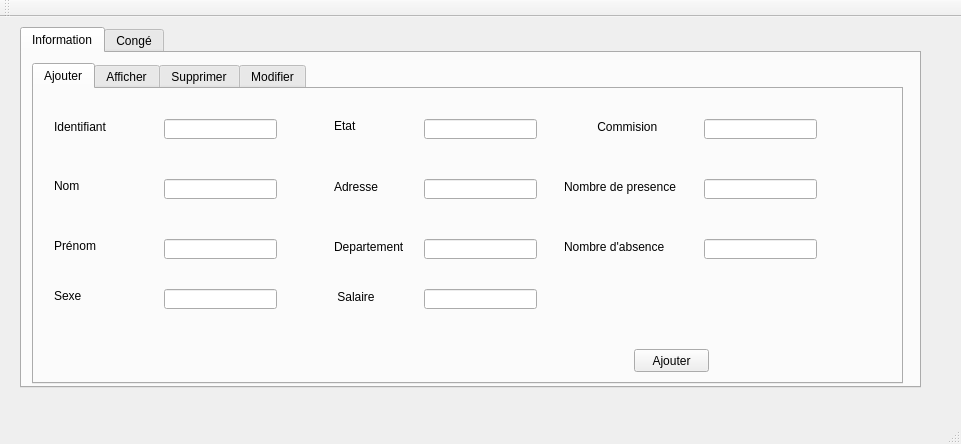
<?xml version="1.0" encoding="UTF-8"?>
<ui version="4.0">
 <class>MainWindow</class>
 <widget class="QMainWindow" name="MainWindow">
  <property name="geometry">
   <rect>
    <x>0</x>
    <y>0</y>
    <width>961</width>
    <height>444</height>
   </rect>
  </property>
  <property name="windowTitle">
   <string>Gestion du personnel</string>
  </property>
  <widget class="QWidget" name="centralWidget">
   <widget class="QTabWidget" name="tabWidget_2">
    <property name="geometry">
     <rect>
      <x>20</x>
      <y>10</y>
      <width>901</width>
      <height>361</height>
     </rect>
    </property>
    <property name="font">
     <font>
      <family>MS Sans Serif</family>
     </font>
    </property>
    <property name="currentIndex">
     <number>0</number>
    </property>
    <widget class="QWidget" name="tab_4">
     <attribute name="title">
      <string>Information</string>
     </attribute>
     <widget class="QTabWidget" name="tabWidget">
      <property name="geometry">
       <rect>
        <x>10</x>
        <y>10</y>
        <width>871</width>
        <height>321</height>
       </rect>
      </property>
      <property name="font">
       <font>
        <family>MS Sans Serif</family>
       </font>
      </property>
      <property name="focusPolicy">
       <enum>Qt::NoFocus</enum>
      </property>
      <property name="currentIndex">
       <number>0</number>
      </property>
      <widget class="QWidget" name="tab">
       <attribute name="title">
        <string>Ajouter</string>
       </attribute>
       <widget class="QLabel" name="label">
        <property name="geometry">
         <rect>
          <x>20</x>
          <y>30</y>
          <width>61</width>
          <height>16</height>
         </rect>
        </property>
        <property name="focusPolicy">
         <enum>Qt::ClickFocus</enum>
        </property>
        <property name="text">
         <string>Identifiant</string>
        </property>
       </widget>
       <widget class="QLabel" name="label_2">
        <property name="geometry">
         <rect>
          <x>20</x>
          <y>90</y>
          <width>47</width>
          <height>13</height>
         </rect>
        </property>
        <property name="text">
         <string>Nom</string>
        </property>
       </widget>
       <widget class="QLabel" name="label_3">
        <property name="geometry">
         <rect>
          <x>20</x>
          <y>150</y>
          <width>47</width>
          <height>13</height>
         </rect>
        </property>
        <property name="text">
         <string>Prénom</string>
        </property>
       </widget>
       <widget class="QLineEdit" name="lineEdit_id">
        <property name="geometry">
         <rect>
          <x>130</x>
          <y>30</y>
          <width>113</width>
          <height>20</height>
         </rect>
        </property>
       </widget>
       <widget class="QLineEdit" name="lineEdit_nom">
        <property name="geometry">
         <rect>
          <x>130</x>
          <y>90</y>
          <width>113</width>
          <height>20</height>
         </rect>
        </property>
       </widget>
       <widget class="QLineEdit" name="lineEdit_prenom">
        <property name="geometry">
         <rect>
          <x>130</x>
          <y>150</y>
          <width>113</width>
          <height>20</height>
         </rect>
        </property>
       </widget>
       <widget class="QPushButton" name="pb_ajouter">
        <property name="geometry">
         <rect>
          <x>600</x>
          <y>260</y>
          <width>75</width>
          <height>23</height>
         </rect>
        </property>
        <property name="text">
         <string>Ajouter</string>
        </property>
       </widget>
       <widget class="QLineEdit" name="lineEdit_sexe">
        <property name="geometry">
         <rect>
          <x>130</x>
          <y>200</y>
          <width>113</width>
          <height>20</height>
         </rect>
        </property>
       </widget>
       <widget class="QLabel" name="label_5">
        <property name="geometry">
         <rect>
          <x>20</x>
          <y>200</y>
          <width>47</width>
          <height>13</height>
         </rect>
        </property>
        <property name="text">
         <string>Sexe</string>
        </property>
       </widget>
       <widget class="QLineEdit" name="lineEdit_etat">
        <property name="geometry">
         <rect>
          <x>390</x>
          <y>30</y>
          <width>113</width>
          <height>20</height>
         </rect>
        </property>
       </widget>
       <widget class="QLabel" name="label_6">
        <property name="geometry">
         <rect>
          <x>300</x>
          <y>30</y>
          <width>47</width>
          <height>13</height>
         </rect>
        </property>
        <property name="text">
         <string>Etat </string>
        </property>
       </widget>
       <widget class="QLineEdit" name="lineEdit_adresse">
        <property name="geometry">
         <rect>
          <x>390</x>
          <y>90</y>
          <width>113</width>
          <height>20</height>
         </rect>
        </property>
       </widget>
       <widget class="QLabel" name="label_7">
        <property name="geometry">
         <rect>
          <x>300</x>
          <y>90</y>
          <width>71</width>
          <height>16</height>
         </rect>
        </property>
        <property name="text">
         <string>Adresse</string>
        </property>
       </widget>
       <widget class="QLineEdit" name="lineEdit_departement">
        <property name="geometry">
         <rect>
          <x>390</x>
          <y>150</y>
          <width>113</width>
          <height>20</height>
         </rect>
        </property>
       </widget>
       <widget class="QLabel" name="label_8">
        <property name="geometry">
         <rect>
          <x>300</x>
          <y>150</y>
          <width>91</width>
          <height>16</height>
         </rect>
        </property>
        <property name="text">
         <string>Departement</string>
        </property>
       </widget>
       <widget class="QLineEdit" name="lineEdit_salaire">
        <property name="geometry">
         <rect>
          <x>390</x>
          <y>200</y>
          <width>113</width>
          <height>20</height>
         </rect>
        </property>
       </widget>
       <widget class="QLabel" name="label_9">
        <property name="geometry">
         <rect>
          <x>300</x>
          <y>200</y>
          <width>71</width>
          <height>16</height>
         </rect>
        </property>
        <property name="text">
         <string> Salaire</string>
        </property>
       </widget>
       <widget class="QLineEdit" name="lineEdit_commision">
        <property name="geometry">
         <rect>
          <x>670</x>
          <y>30</y>
          <width>113</width>
          <height>20</height>
         </rect>
        </property>
       </widget>
       <widget class="QLineEdit" name="lineEdit_nbr_prs">
        <property name="geometry">
         <rect>
          <x>670</x>
          <y>90</y>
          <width>113</width>
          <height>20</height>
         </rect>
        </property>
       </widget>
       <widget class="QLineEdit" name="lineEdit_nbr_abs">
        <property name="geometry">
         <rect>
          <x>670</x>
          <y>150</y>
          <width>113</width>
          <height>20</height>
         </rect>
        </property>
       </widget>
       <widget class="QLabel" name="label_10">
        <property name="geometry">
         <rect>
          <x>560</x>
          <y>30</y>
          <width>71</width>
          <height>16</height>
         </rect>
        </property>
        <property name="text">
         <string> Commision</string>
        </property>
       </widget>
       <widget class="QLabel" name="label_11">
        <property name="geometry">
         <rect>
          <x>530</x>
          <y>90</y>
          <width>131</width>
          <height>16</height>
         </rect>
        </property>
        <property name="text">
         <string>Nombre de presence</string>
        </property>
       </widget>
       <widget class="QLabel" name="label_12">
        <property name="geometry">
         <rect>
          <x>530</x>
          <y>150</y>
          <width>141</width>
          <height>16</height>
         </rect>
        </property>
        <property name="text">
         <string>Nombre d'absence</string>
        </property>
       </widget>
       <widget class="QLabel" name="label_37">
        <property name="geometry">
         <rect>
          <x>0</x>
          <y>-10</y>
          <width>881</width>
          <height>351</height>
         </rect>
        </property>
        <property name="text">
         <string/>
        </property>
        <property name="pixmap">
         <pixmap>background.jpg</pixmap>
        </property>
       </widget>
       <zorder>label_37</zorder>
       <zorder>label</zorder>
       <zorder>label_2</zorder>
       <zorder>label_3</zorder>
       <zorder>lineEdit_id</zorder>
       <zorder>lineEdit_nom</zorder>
       <zorder>lineEdit_prenom</zorder>
       <zorder>pb_ajouter</zorder>
       <zorder>lineEdit_sexe</zorder>
       <zorder>label_5</zorder>
       <zorder>lineEdit_etat</zorder>
       <zorder>label_6</zorder>
       <zorder>lineEdit_adresse</zorder>
       <zorder>label_7</zorder>
       <zorder>lineEdit_departement</zorder>
       <zorder>label_8</zorder>
       <zorder>lineEdit_salaire</zorder>
       <zorder>label_9</zorder>
       <zorder>lineEdit_commision</zorder>
       <zorder>lineEdit_nbr_prs</zorder>
       <zorder>lineEdit_nbr_abs</zorder>
       <zorder>label_10</zorder>
       <zorder>label_11</zorder>
       <zorder>label_12</zorder>
      </widget>
      <widget class="QWidget" name="tab_2">
       <attribute name="title">
        <string>Afficher</string>
       </attribute>
       <widget class="QTableView" name="tabinformation">
        <property name="geometry">
         <rect>
          <x>10</x>
          <y>10</y>
          <width>841</width>
          <height>191</height>
         </rect>
        </property>
       </widget>
       <widget class="QLabel" name="label_20">
        <property name="geometry">
         <rect>
          <x>20</x>
          <y>230</y>
          <width>111</width>
          <height>20</height>
         </rect>
        </property>
        <property name="text">
         <string>Recherche par ID</string>
        </property>
       </widget>
       <widget class="QPushButton" name="pushButton_3">
        <property name="geometry">
         <rect>
          <x>270</x>
          <y>230</y>
          <width>91</width>
          <height>23</height>
         </rect>
        </property>
        <property name="text">
         <string>Rrecherche</string>
        </property>
       </widget>
       <widget class="QLineEdit" name="lineEdit_information">
        <property name="geometry">
         <rect>
          <x>130</x>
          <y>230</y>
          <width>113</width>
          <height>20</height>
         </rect>
        </property>
       </widget>
       <widget class="QPushButton" name="pushButton_5">
        <property name="geometry">
         <rect>
          <x>380</x>
          <y>230</y>
          <width>75</width>
          <height>23</height>
         </rect>
        </property>
        <property name="text">
         <string>TRI PAR ID</string>
        </property>
       </widget>
       <widget class="QLabel" name="label_38">
        <property name="geometry">
         <rect>
          <x>-4</x>
          <y>-8</y>
          <width>871</width>
          <height>311</height>
         </rect>
        </property>
        <property name="text">
         <string/>
        </property>
        <property name="pixmap">
         <pixmap>background.jpg</pixmap>
        </property>
       </widget>
       <zorder>label_38</zorder>
       <zorder>tabinformation</zorder>
       <zorder>label_20</zorder>
       <zorder>pushButton_3</zorder>
       <zorder>lineEdit_information</zorder>
       <zorder>pushButton_5</zorder>
      </widget>
      <widget class="QWidget" name="tab_3">
       <attribute name="title">
        <string>Supprimer</string>
       </attribute>
       <widget class="QLineEdit" name="lineEdit_id_2">
        <property name="geometry">
         <rect>
          <x>140</x>
          <y>30</y>
          <width>113</width>
          <height>20</height>
         </rect>
        </property>
       </widget>
       <widget class="QLabel" name="label_4">
        <property name="geometry">
         <rect>
          <x>20</x>
          <y>30</y>
          <width>61</width>
          <height>16</height>
         </rect>
        </property>
        <property name="text">
         <string>Identifiant</string>
        </property>
       </widget>
       <widget class="QPushButton" name="pb_supprimer">
        <property name="geometry">
         <rect>
          <x>240</x>
          <y>140</y>
          <width>75</width>
          <height>23</height>
         </rect>
        </property>
        <property name="text">
         <string>Supprimer</string>
        </property>
       </widget>
       <widget class="QLabel" name="label_39">
        <property name="geometry">
         <rect>
          <x>-4</x>
          <y>-8</y>
          <width>871</width>
          <height>311</height>
         </rect>
        </property>
        <property name="text">
         <string/>
        </property>
        <property name="pixmap">
         <pixmap>background.jpg</pixmap>
        </property>
       </widget>
       <zorder>label_39</zorder>
       <zorder>lineEdit_id_2</zorder>
       <zorder>label_4</zorder>
       <zorder>pb_supprimer</zorder>
      </widget>
      <widget class="QWidget" name="tab_9">
       <attribute name="title">
        <string>Modifier</string>
       </attribute>
       <widget class="QLineEdit" name="lineEdit">
        <property name="geometry">
         <rect>
          <x>130</x>
          <y>20</y>
          <width>113</width>
          <height>20</height>
         </rect>
        </property>
       </widget>
       <widget class="QLineEdit" name="lineEdit_2">
        <property name="geometry">
         <rect>
          <x>130</x>
          <y>50</y>
          <width>113</width>
          <height>20</height>
         </rect>
        </property>
       </widget>
       <widget class="QLineEdit" name="lineEdit_3">
        <property name="geometry">
         <rect>
          <x>130</x>
          <y>80</y>
          <width>113</width>
          <height>20</height>
         </rect>
        </property>
       </widget>
       <widget class="QLineEdit" name="lineEdit_4">
        <property name="geometry">
         <rect>
          <x>130</x>
          <y>110</y>
          <width>113</width>
          <height>20</height>
         </rect>
        </property>
       </widget>
       <widget class="QLineEdit" name="lineEdit_10">
        <property name="geometry">
         <rect>
          <x>520</x>
          <y>130</y>
          <width>113</width>
          <height>20</height>
         </rect>
        </property>
       </widget>
       <widget class="QLineEdit" name="lineEdit_9">
        <property name="geometry">
         <rect>
          <x>520</x>
          <y>100</y>
          <width>113</width>
          <height>20</height>
         </rect>
        </property>
       </widget>
       <widget class="QLineEdit" name="lineEdit_8">
        <property name="geometry">
         <rect>
          <x>520</x>
          <y>70</y>
          <width>113</width>
          <height>20</height>
         </rect>
        </property>
       </widget>
       <widget class="QLineEdit" name="lineEdit_7">
        <property name="geometry">
         <rect>
          <x>520</x>
          <y>40</y>
          <width>113</width>
          <height>20</height>
         </rect>
        </property>
       </widget>
       <widget class="QLineEdit" name="lineEdit_6">
        <property name="geometry">
         <rect>
          <x>130</x>
          <y>180</y>
          <width>113</width>
          <height>20</height>
         </rect>
        </property>
       </widget>
       <widget class="QLineEdit" name="lineEdit_11">
        <property name="geometry">
         <rect>
          <x>520</x>
          <y>160</y>
          <width>113</width>
          <height>20</height>
         </rect>
        </property>
       </widget>
       <widget class="QLineEdit" name="lineEdit_51">
        <property name="geometry">
         <rect>
          <x>130</x>
          <y>150</y>
          <width>113</width>
          <height>20</height>
         </rect>
        </property>
       </widget>
       <widget class="QLabel" name="label_21">
        <property name="geometry">
         <rect>
          <x>50</x>
          <y>20</y>
          <width>91</width>
          <height>16</height>
         </rect>
        </property>
        <property name="text">
         <string>Identifiant</string>
        </property>
       </widget>
       <widget class="QLabel" name="label_22">
        <property name="geometry">
         <rect>
          <x>50</x>
          <y>80</y>
          <width>47</width>
          <height>13</height>
         </rect>
        </property>
        <property name="text">
         <string>Prenom</string>
        </property>
       </widget>
       <widget class="QLabel" name="label_23">
        <property name="geometry">
         <rect>
          <x>50</x>
          <y>110</y>
          <width>47</width>
          <height>13</height>
         </rect>
        </property>
        <property name="text">
         <string>Sexe</string>
        </property>
       </widget>
       <widget class="QLabel" name="label_24">
        <property name="geometry">
         <rect>
          <x>50</x>
          <y>150</y>
          <width>47</width>
          <height>13</height>
         </rect>
        </property>
        <property name="text">
         <string>Etat</string>
        </property>
       </widget>
       <widget class="QLabel" name="label_25">
        <property name="geometry">
         <rect>
          <x>50</x>
          <y>180</y>
          <width>47</width>
          <height>13</height>
         </rect>
        </property>
        <property name="text">
         <string>Adresse</string>
        </property>
       </widget>
       <widget class="QLabel" name="label_26">
        <property name="geometry">
         <rect>
          <x>390</x>
          <y>160</y>
          <width>121</width>
          <height>20</height>
         </rect>
        </property>
        <property name="text">
         <string>Nombre d'absence</string>
        </property>
       </widget>
       <widget class="QLabel" name="label_27">
        <property name="geometry">
         <rect>
          <x>390</x>
          <y>130</y>
          <width>131</width>
          <height>21</height>
         </rect>
        </property>
        <property name="text">
         <string>Nombre de presence</string>
        </property>
       </widget>
       <widget class="QLabel" name="label_28">
        <property name="geometry">
         <rect>
          <x>390</x>
          <y>100</y>
          <width>81</width>
          <height>16</height>
         </rect>
        </property>
        <property name="text">
         <string>Commision</string>
        </property>
       </widget>
       <widget class="QLabel" name="label_29">
        <property name="geometry">
         <rect>
          <x>390</x>
          <y>80</y>
          <width>47</width>
          <height>13</height>
         </rect>
        </property>
        <property name="text">
         <string>Salaire</string>
        </property>
       </widget>
       <widget class="QLabel" name="label_30">
        <property name="geometry">
         <rect>
          <x>390</x>
          <y>40</y>
          <width>111</width>
          <height>16</height>
         </rect>
        </property>
        <property name="text">
         <string>Departement</string>
        </property>
       </widget>
       <widget class="QLabel" name="label_31">
        <property name="geometry">
         <rect>
          <x>50</x>
          <y>50</y>
          <width>47</width>
          <height>13</height>
         </rect>
        </property>
        <property name="text">
         <string>Nom</string>
        </property>
       </widget>
       <widget class="QPushButton" name="pushButton_4">
        <property name="geometry">
         <rect>
          <x>510</x>
          <y>240</y>
          <width>75</width>
          <height>23</height>
         </rect>
        </property>
        <property name="text">
         <string>modifier</string>
        </property>
       </widget>
       <widget class="QLabel" name="label_40">
        <property name="geometry">
         <rect>
          <x>-4</x>
          <y>-8</y>
          <width>871</width>
          <height>311</height>
         </rect>
        </property>
        <property name="text">
         <string/>
        </property>
        <property name="pixmap">
         <pixmap>background.jpg</pixmap>
        </property>
       </widget>
       <zorder>label_40</zorder>
       <zorder>lineEdit</zorder>
       <zorder>lineEdit_2</zorder>
       <zorder>lineEdit_3</zorder>
       <zorder>lineEdit_4</zorder>
       <zorder>lineEdit_10</zorder>
       <zorder>lineEdit_9</zorder>
       <zorder>lineEdit_8</zorder>
       <zorder>lineEdit_7</zorder>
       <zorder>lineEdit_6</zorder>
       <zorder>lineEdit_11</zorder>
       <zorder>lineEdit_51</zorder>
       <zorder>label_21</zorder>
       <zorder>label_22</zorder>
       <zorder>label_23</zorder>
       <zorder>label_24</zorder>
       <zorder>label_25</zorder>
       <zorder>label_26</zorder>
       <zorder>label_27</zorder>
       <zorder>label_28</zorder>
       <zorder>label_29</zorder>
       <zorder>label_30</zorder>
       <zorder>label_31</zorder>
       <zorder>pushButton_4</zorder>
      </widget>
     </widget>
    </widget>
    <widget class="QWidget" name="tab_5">
     <attribute name="title">
      <string>Congé</string>
     </attribute>
     <widget class="QTabWidget" name="tabWidget_3">
      <property name="geometry">
       <rect>
        <x>6</x>
        <y>9</y>
        <width>871</width>
        <height>321</height>
       </rect>
      </property>
      <property name="font">
       <font>
        <family>MS Sans Serif</family>
       </font>
      </property>
      <property name="currentIndex">
       <number>1</number>
      </property>
      <widget class="QWidget" name="tab_6">
       <attribute name="title">
        <string>Ajouter</string>
       </attribute>
       <widget class="QLabel" name="label_13">
        <property name="geometry">
         <rect>
          <x>40</x>
          <y>140</y>
          <width>61</width>
          <height>20</height>
         </rect>
        </property>
        <property name="font">
         <font>
          <family>MS Sans Serif</family>
         </font>
        </property>
        <property name="text">
         <string>Identifiant</string>
        </property>
       </widget>
       <widget class="QLabel" name="label_14">
        <property name="geometry">
         <rect>
          <x>360</x>
          <y>60</y>
          <width>161</width>
          <height>21</height>
         </rect>
        </property>
        <property name="font">
         <font>
          <family>MS Sans Serif</family>
         </font>
        </property>
        <property name="text">
         <string>Nombre de jour de conge</string>
        </property>
       </widget>
       <widget class="QLabel" name="label_15">
        <property name="geometry">
         <rect>
          <x>360</x>
          <y>130</y>
          <width>121</width>
          <height>20</height>
         </rect>
        </property>
        <property name="font">
         <font>
          <family>MS Sans Serif</family>
         </font>
        </property>
        <property name="text">
         <string>Date de debut</string>
        </property>
       </widget>
       <widget class="QLabel" name="label_16">
        <property name="geometry">
         <rect>
          <x>360</x>
          <y>170</y>
          <width>71</width>
          <height>16</height>
         </rect>
        </property>
        <property name="font">
         <font>
          <family>MS Sans Serif</family>
         </font>
        </property>
        <property name="text">
         <string>Date de fin</string>
        </property>
       </widget>
       <widget class="QPushButton" name="pb_ajouter_2">
        <property name="geometry">
         <rect>
          <x>540</x>
          <y>240</y>
          <width>75</width>
          <height>23</height>
         </rect>
        </property>
        <property name="text">
         <string>Ajouter</string>
        </property>
       </widget>
       <widget class="QLineEdit" name="lineEdit_id_3">
        <property name="geometry">
         <rect>
          <x>160</x>
          <y>140</y>
          <width>113</width>
          <height>20</height>
         </rect>
        </property>
       </widget>
       <widget class="QLineEdit" name="lineEdit_nbr_conge">
        <property name="geometry">
         <rect>
          <x>520</x>
          <y>60</y>
          <width>113</width>
          <height>20</height>
         </rect>
        </property>
       </widget>
       <widget class="QLineEdit" name="lineEdit_debut_conge">
        <property name="geometry">
         <rect>
          <x>520</x>
          <y>130</y>
          <width>113</width>
          <height>20</height>
         </rect>
        </property>
       </widget>
       <widget class="QLineEdit" name="lineEdit_fin_conge">
        <property name="geometry">
         <rect>
          <x>520</x>
          <y>170</y>
          <width>113</width>
          <height>20</height>
         </rect>
        </property>
        <property name="text">
         <string/>
        </property>
       </widget>
       <widget class="QLabel" name="label_18">
        <property name="geometry">
         <rect>
          <x>40</x>
          <y>80</y>
          <width>121</width>
          <height>20</height>
         </rect>
        </property>
        <property name="font">
         <font>
          <family>MS Sans Serif</family>
         </font>
        </property>
        <property name="text">
         <string>Identifiant du conge</string>
        </property>
       </widget>
       <widget class="QLineEdit" name="lineEdit_id_conge">
        <property name="geometry">
         <rect>
          <x>160</x>
          <y>80</y>
          <width>113</width>
          <height>20</height>
         </rect>
        </property>
       </widget>
       <widget class="QLabel" name="label_41">
        <property name="geometry">
         <rect>
          <x>-4</x>
          <y>2</y>
          <width>871</width>
          <height>301</height>
         </rect>
        </property>
        <property name="text">
         <string/>
        </property>
        <property name="pixmap">
         <pixmap>background.jpg</pixmap>
        </property>
       </widget>
       <zorder>label_41</zorder>
       <zorder>label_13</zorder>
       <zorder>label_14</zorder>
       <zorder>label_15</zorder>
       <zorder>label_16</zorder>
       <zorder>pb_ajouter_2</zorder>
       <zorder>lineEdit_id_3</zorder>
       <zorder>lineEdit_nbr_conge</zorder>
       <zorder>lineEdit_debut_conge</zorder>
       <zorder>lineEdit_fin_conge</zorder>
       <zorder>label_18</zorder>
       <zorder>lineEdit_id_conge</zorder>
      </widget>
      <widget class="QWidget" name="tab_7">
       <attribute name="title">
        <string>Afficher</string>
       </attribute>
       <widget class="QTableView" name="tabconge">
        <property name="geometry">
         <rect>
          <x>10</x>
          <y>10</y>
          <width>851</width>
          <height>211</height>
         </rect>
        </property>
       </widget>
       <widget class="QLineEdit" name="lineEdit_conge">
        <property name="geometry">
         <rect>
          <x>190</x>
          <y>250</y>
          <width>113</width>
          <height>20</height>
         </rect>
        </property>
       </widget>
       <widget class="QPushButton" name="pushButton_2">
        <property name="geometry">
         <rect>
          <x>320</x>
          <y>250</y>
          <width>75</width>
          <height>23</height>
         </rect>
        </property>
        <property name="text">
         <string>recherche</string>
        </property>
       </widget>
       <widget class="QLabel" name="label_19">
        <property name="geometry">
         <rect>
          <x>20</x>
          <y>250</y>
          <width>171</width>
          <height>20</height>
         </rect>
        </property>
        <property name="font">
         <font>
          <family>MS Sans Serif</family>
         </font>
        </property>
        <property name="text">
         <string>Recherche par ID CONGE </string>
        </property>
       </widget>
       <widget class="QPushButton" name="pushButton_6">
        <property name="geometry">
         <rect>
          <x>410</x>
          <y>250</y>
          <width>131</width>
          <height>23</height>
         </rect>
        </property>
        <property name="text">
         <string>TRI PAR  ID </string>
        </property>
       </widget>
       <widget class="QLabel" name="label_42">
        <property name="geometry">
         <rect>
          <x>0</x>
          <y>-10</y>
          <width>891</width>
          <height>331</height>
         </rect>
        </property>
        <property name="text">
         <string/>
        </property>
        <property name="pixmap">
         <pixmap>background.jpg</pixmap>
        </property>
       </widget>
       <zorder>label_42</zorder>
       <zorder>tabconge</zorder>
       <zorder>lineEdit_conge</zorder>
       <zorder>pushButton_2</zorder>
       <zorder>label_19</zorder>
       <zorder>pushButton_6</zorder>
      </widget>
      <widget class="QWidget" name="tab_8">
       <attribute name="title">
        <string>Supprimer</string>
       </attribute>
       <widget class="QLineEdit" name="lineEdit_id_4">
        <property name="geometry">
         <rect>
          <x>140</x>
          <y>80</y>
          <width>113</width>
          <height>20</height>
         </rect>
        </property>
       </widget>
       <widget class="QLabel" name="label_17">
        <property name="geometry">
         <rect>
          <x>70</x>
          <y>80</y>
          <width>81</width>
          <height>16</height>
         </rect>
        </property>
        <property name="text">
         <string>Identifiant</string>
        </property>
       </widget>
       <widget class="QPushButton" name="pushButton">
        <property name="geometry">
         <rect>
          <x>250</x>
          <y>190</y>
          <width>75</width>
          <height>23</height>
         </rect>
        </property>
        <property name="text">
         <string>Supprimer</string>
        </property>
       </widget>
       <widget class="QLabel" name="label_43">
        <property name="geometry">
         <rect>
          <x>-4</x>
          <y>-8</y>
          <width>861</width>
          <height>301</height>
         </rect>
        </property>
        <property name="text">
         <string/>
        </property>
        <property name="pixmap">
         <pixmap>background.jpg</pixmap>
        </property>
       </widget>
       <zorder>label_43</zorder>
       <zorder>lineEdit_id_4</zorder>
       <zorder>label_17</zorder>
       <zorder>pushButton</zorder>
      </widget>
      <widget class="QWidget" name="tab_10">
       <attribute name="title">
        <string>Modifier</string>
       </attribute>
       <widget class="QLabel" name="label_32">
        <property name="geometry">
         <rect>
          <x>20</x>
          <y>50</y>
          <width>121</width>
          <height>20</height>
         </rect>
        </property>
        <property name="text">
         <string>Identifiant du conge</string>
        </property>
       </widget>
       <widget class="QLabel" name="label_33">
        <property name="geometry">
         <rect>
          <x>336</x>
          <y>40</y>
          <width>161</width>
          <height>20</height>
         </rect>
        </property>
        <property name="text">
         <string>Nombre de jour de conge</string>
        </property>
       </widget>
       <widget class="QLabel" name="label_34">
        <property name="geometry">
         <rect>
          <x>410</x>
          <y>80</y>
          <width>91</width>
          <height>20</height>
         </rect>
        </property>
        <property name="text">
         <string>Date de debut</string>
        </property>
       </widget>
       <widget class="QLabel" name="label_35">
        <property name="geometry">
         <rect>
          <x>410</x>
          <y>130</y>
          <width>101</width>
          <height>20</height>
         </rect>
        </property>
        <property name="text">
         <string>Date de fin</string>
        </property>
       </widget>
       <widget class="QLabel" name="label_36">
        <property name="geometry">
         <rect>
          <x>40</x>
          <y>110</y>
          <width>81</width>
          <height>20</height>
         </rect>
        </property>
        <property name="text">
         <string>Identifiant</string>
        </property>
       </widget>
       <widget class="QPushButton" name="pushButton_7">
        <property name="geometry">
         <rect>
          <x>290</x>
          <y>210</y>
          <width>75</width>
          <height>23</height>
         </rect>
        </property>
        <property name="text">
         <string>Modifier</string>
        </property>
       </widget>
       <widget class="QLineEdit" name="lineEdit_5">
        <property name="geometry">
         <rect>
          <x>150</x>
          <y>50</y>
          <width>113</width>
          <height>20</height>
         </rect>
        </property>
       </widget>
       <widget class="QLineEdit" name="lineEdit_12">
        <property name="geometry">
         <rect>
          <x>510</x>
          <y>130</y>
          <width>113</width>
          <height>20</height>
         </rect>
        </property>
       </widget>
       <widget class="QLineEdit" name="lineEdit_13">
        <property name="geometry">
         <rect>
          <x>510</x>
          <y>80</y>
          <width>113</width>
          <height>20</height>
         </rect>
        </property>
       </widget>
       <widget class="QLineEdit" name="lineEdit_14">
        <property name="geometry">
         <rect>
          <x>510</x>
          <y>40</y>
          <width>113</width>
          <height>20</height>
         </rect>
        </property>
       </widget>
       <widget class="QLineEdit" name="lineEdit_15">
        <property name="geometry">
         <rect>
          <x>150</x>
          <y>110</y>
          <width>113</width>
          <height>20</height>
         </rect>
        </property>
       </widget>
       <widget class="QLabel" name="label_44">
        <property name="geometry">
         <rect>
          <x>-4</x>
          <y>-8</y>
          <width>871</width>
          <height>311</height>
         </rect>
        </property>
        <property name="text">
         <string/>
        </property>
        <property name="pixmap">
         <pixmap>background.jpg</pixmap>
        </property>
       </widget>
       <zorder>label_44</zorder>
       <zorder>label_32</zorder>
       <zorder>label_33</zorder>
       <zorder>label_34</zorder>
       <zorder>label_35</zorder>
       <zorder>label_36</zorder>
       <zorder>pushButton_7</zorder>
       <zorder>lineEdit_5</zorder>
       <zorder>lineEdit_12</zorder>
       <zorder>lineEdit_13</zorder>
       <zorder>lineEdit_14</zorder>
       <zorder>lineEdit_15</zorder>
      </widget>
     </widget>
    </widget>
   </widget>
  </widget>
  <widget class="QMenuBar" name="menuBar">
   <property name="geometry">
    <rect>
     <x>0</x>
     <y>0</y>
     <width>961</width>
     <height>21</height>
    </rect>
   </property>
  </widget>
  <widget class="QToolBar" name="mainToolBar">
   <attribute name="toolBarArea">
    <enum>TopToolBarArea</enum>
   </attribute>
   <attribute name="toolBarBreak">
    <bool>false</bool>
   </attribute>
  </widget>
  <widget class="QStatusBar" name="statusBar"/>
 </widget>
 <layoutdefault spacing="6" margin="11"/>
 <resources/>
 <connections/>
</ui>
